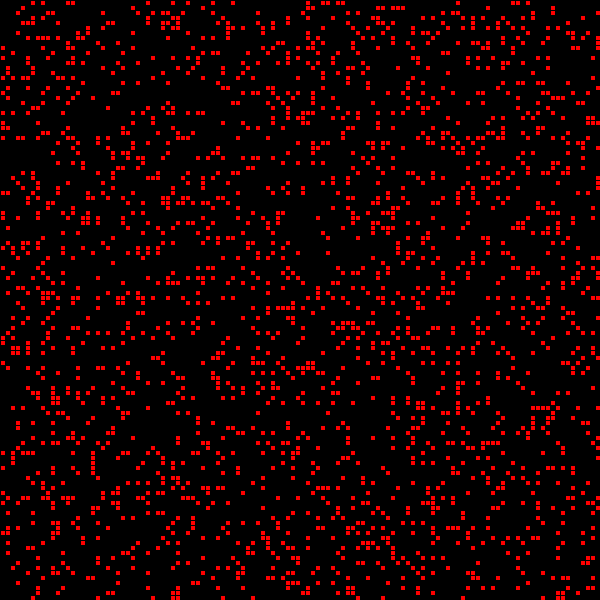
Frame 1 (no input)
Frame 60 (the mouse pressed at the canvas centre just before this capture): identical to frame 1, image omitted
Frame 120 (the mouse held since frame 60 and released just before this capture): identical to frame 1, image omitted

The Processing sketch that drew this single still picture (run headless with seeded random() and noise(); from frame 60 on, the mouse is pressed at the canvas centre):

// Processing sketch: myGOLexplorerOOP
// ── myGOLexplorerOOP.pde
// myGOLexplorer build upon Daniel Shiffman's 
// 
// http://natureofcode.com

// A basic implementation of John Conway's Game of Life CA

// Each cell is now an object!

GOL gol;


void setup() {

  size(600, 600);
  gol = new GOL();
}

void draw() {
  background(255);

  //gol.generate();
  
  gol.generationAtFrequency();
  gol.generateByStep();
  gol.regenerateRandomCellsInGridPerform();
  gol.display();
  gol.displaySelectedArea();
  gol.captureSelectedSquare();
  gol.displaySelectedSquare();
}



void keyPressed() {

  gol.generationDurationControl();
  gol.stepControl();
  gol.pauseControl();  //<>//
  gol.randomControl();
  gol.selectControl();
  gol.displaySelectedSquareControl();
} //<>//
// ── Cell.pde
// The Nature of Code
// Daniel Shiffman
// http://natureofcode.com

class Cell {

  float x, y;
  float w;

  int state;
  int previous;

  Cell(float x_, float y_, float w_) {
    x = x_;
    y = y_;
    w = w_;

    if (random(100) < 15) {
      state = 1;
    } else {
      state = 0;
    }
    //state = int(random(2));
    previous = state;
  }

  void savePrevious() {
    previous = state;
  }

  // s as user input
  void newState(int s) {
    state = s;
  }


/**
* order of conditions
*/
  void display() {
    if (previous == 0 && state == 1) fill(#E20CF2);
    else if (previous == 1 && state == 0) fill(#807F83);
    else if (state == 1) fill(255,0,0);
    else fill(0); 
    stroke(0);
    rect(x, y, w, w);
  }
}
// ── GOL.pde
// The Nature of Code
// Daniel Shiffman
// http://natureofcode.com

class GOL {

  GOLdata data;


  GOL() {

    data = new GOLdata();
    regenerateRandomCellsInGrid();
  }

  void regenerateRandomCellsInGrid() {
    for (int i = 0; i < data.columns; i++) {
      for (int j = 0; j < data.rows; j++) {
        data.board[i][j] = new Cell(i*data.w, j*data.w, data.w);
        //data.board[i][j].display();
      }
    }
  }


  // The process of creating the new generation
  void generate() {
    for ( int i = 0; i < data.columns; i++) {
      for ( int j = 0; j < data.rows; j++) {
        data.board[i][j].savePrevious();
      }
    }


    // Loop through every spot in our 2D array and check spots neighbors
    for (int x = 0; x < data.columns; x++) {
      for (int y = 0; y < data.rows; y++) {

        // Add up all the states in a 3x3 surrounding grid
        int neighbors = 0;
        for (int i = -1; i <= 1; i++) {
          for (int j = -1; j <= 1; j++) {
            neighbors += data.board[(x+i+data.columns)%data.columns][(y+j+data.rows)%data.rows].previous;
          }
        }

        // A little trick to subtract the current cell's state since
        // we added it in the above loop
        neighbors -= data.board[x][y].previous;

        // Rules of Life
        if      ((data.board[x][y].state == 1) && (neighbors <  2)) data.board[x][y].newState(0);           // Loneliness
        else if ((data.board[x][y].state == 1) && (neighbors >  3)) data.board[x][y].newState(0);           // Overpopulation
        else if ((data.board[x][y].state == 0) && (neighbors == 3)) data.board[x][y].newState(1);           // Reproduction
        // else do nothing!
      }
    }
  }



  //// This is the easy part, just draw the cells, fill 255 for '1', fill 0 for '0'
  void display() {


    for ( int i = 0; i < data.columns; i++) {
      for ( int j = 0; j < data.rows; j++) {
        data.board[i][j].display();
      }
    }
  }

  void displaySelectedSquare() {
    if (data.displaySelectedToggle) { 
      for ( int i = 0; i < data.selectedWidth; i++) {
        for ( int j = 0; j < data.selectedWidth; j++) {
          data.selectedSquare[i][j].display();
        }
      }
    }
  }


  void generationAtFrequency() { 
    // int lastRecordedTime = 0; // every run it will be 0 again, it is not what I want
    int interval;

    if (!data.pauseToggle) {
      interval = millis()-data.lastRecordedTime;
      if (interval > data.generationDuration) {          
        //println("interval is ", interval);

        generate();  

        data.lastRecordedTime = millis();
        //println("lastRecordedTime", lastRecordedTime);
      }
    }
  }




  void generateByStep() {   

    if (data.pauseToggle && data.stepToggle) {
      // println(iterateStepy);
      generate(); 
      data.stepToggle = !data.stepToggle;
    } else {
      // nothing happens, no iteration
    }
  }

  void regenerateRandomCellsInGridPerform() {
    if (data.randomToggle) {
      regenerateRandomCellsInGrid();
      data.randomToggle = !data.randomToggle;
    }
  }


  /* How to make multiple method constructors
   */
  void displaySelectedArea() {

    if (keyPressed == true && data.pauseToggle) {
      if (key == 'z' || key == 'Z') {

        int xCellOver = int(map(mouseX, 0, width, 0, (width)/data.w));
        xCellOver = constrain(xCellOver, 0, (width)/data.w - data.selectedWidth);         

        int yCellOver = int(map(mouseY, 0, (height), 0, (height)/data.w));
        yCellOver = constrain(yCellOver, 0, (height)/data.w - data.selectedWidth);  

        stroke(200, 0, 150);
        noFill();
        rect(xCellOver*data.w, yCellOver*data.w, data.selectedWidth*data.w-1, data.selectedWidth*data.w-1);
      }
    }
  }



  void captureSelectedSquare() {  

    // ***** if xCellOver as local variable, every frame-run through this function, xCellOver is new

    // let mouse hovering on cells not on pixels
    int xCellOver = int(map(mouseX, 0, width, 0, (width)/data.w));

    xCellOver = constrain(xCellOver, 0, (width)/data.w-data.selectedWidth);         

    // mouseY or yCellOver can hover over any cell of cells grid, but not on pixels
    int yCellOver = int(map(mouseY, 0, height, 0, (height)/data.w));

    // constrain yCellOver/mouseY only hover on first half of rows of cells grid
    yCellOver = constrain(yCellOver, 0, (height)/data.w-data.selectedWidth);  



    if (data.selectToggle) {  
      for (int i = 0; i < data.selectedWidth; i++) {
        for (int j = 0; j < data.selectedWidth; j++) {
          data.selectedSquare[i][j] = new Cell(i*(width/data.selectedWidth), j*(width/data.selectedWidth), width/data.selectedWidth);
        }
      }


      // press x to remember the start point of selection square
      data.xZoom = xCellOver;
      data.yZoom = yCellOver;

      // record the selected square only once for all frame loops later
      for (int xCell=data.xZoom; xCell<data.xZoom+data.selectedWidth; xCell++) {
        for (int yCell=data.yZoom; yCell<data.yZoom+data.selectedWidth; yCell++) {

          data.selectedSquare[xCell-data.xZoom][yCell-data.yZoom].state = data.board[xCell][yCell].state;
          data.selectedSquare[xCell-data.xZoom][yCell-data.yZoom].savePrevious();
          //data.selectedSquare[xCell-data.xZoom][yCell-data.yZoom].display();
        }
      }
      data.selectToggle = !data.selectToggle;
    }
  }

  // // press e to draw the selected square on full canvas
  // if (data.enlargeToggle) {


  //     // ********* let saveLocationX and Y to remember the selected (mouseX, mouseY) or (xCellOver,yCellOver) 
  //     saveLocationX = xZoom;
  //     saveLocationY = yZoom;



  //     // draw the selected square
  //     data.selectedSquare.


  //     // console: zoom x y coordinates
  //     int xCellOverZoom = int(map(mouseX, 0, width-1, 0, (width-1)/enlargeSize));
  //     int yCellOverZoom = int(map(mouseY, 0, height-1, 0, (height-1)/enlargeSize));
  //     println("zoom ", xCellOverZoom, ":", yCellOverZoom);


  // }

  //}


  void displaySelectedSquareControl() {
    if (key == 'e' || key == 'E') {
      data.displaySelectedToggle = !data.displaySelectedToggle;
    }
  }




  void selectControl() {
    if (key == 'x' || key == 'X') {
      data.selectToggle = !data.selectToggle;
    }
  }

  void generationDurationControl() { 

    if (key == '1') {
      data.generationDuration = 100;
    } else if (key == '2') {
      data.generationDuration = 50;
    } else if (key == '3') {
      data.generationDuration = 10;
    } else {
      data.generationDuration = 100;
    }
  }

  void randomControl() {
    if (key == 'r' || key == 'R') {
      data.randomToggle = !data.randomToggle;
    }
  }

  void stepControl() {

    if (key == 'n' || key == 'N') {
      data.stepToggle = !data.stepToggle;
    }
  }


  void pauseControl() {
    if (key == ' ') {
      data.pauseToggle = !data.pauseToggle;
    }
  }
}
// ── GOLdata.pde
class GOLdata {


  int selectedWidth;
  //int selectedHeight;
  int w;
  int columns, rows;
  int generationDuration; // used by two methods
  int lastRecordedTime;
  int xZoom, yZoom;
  Cell[][] selectedSquare;
  Cell[][] board; 
  boolean stepToggle;
  boolean pauseToggle;
  boolean randomToggle;
  boolean selectToggle;
  boolean displaySelectedToggle;
  
  GOLdata() {
    
   selectedWidth = 30;
   w = 5;
   columns = width/w;
   rows = height/w;
   board = new Cell[columns][rows];
   selectedSquare = new Cell[selectedWidth][selectedWidth];
   generationDuration = 100;
   stepToggle = false;
   pauseToggle = true;
   randomToggle = false;
   selectToggle = false;
   displaySelectedToggle = false;
   //lastRecordedTime;
  }
}
